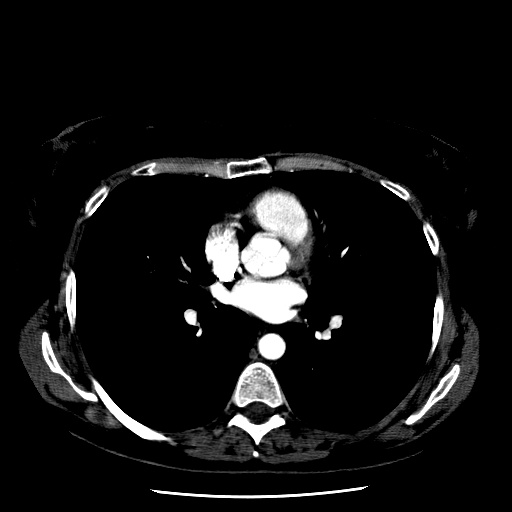
#> input picture 1.jpg, 512 x 512 px
$ python lung_mask_CSDN.py
#> lines starting #> are read from the running program, lines starting #| are printed output that depends on the picture; after the words box and inside, x2 and y2 are one past the last pixel; in counts of white or black regions, pixels touching at a corner belong together
#> in raw2mask, img is the input picture: shape (512, 512, 3); min 0, max 255, mean 19.6

import numpy as np
import os
import matplotlib.pyplot as plt
from glob import glob
from mpl_toolkits.mplot3d.art3d import Poly3DCollection
import scipy.ndimage
from skimage import morphology
from skimage import measure
from skimage.transform import resize
from sklearn.cluster import KMeans

import cv2


# Standardize the pixel values
def make_lungmask(img, display=False):
#> called with display = False
    row_size = img.shape[0]
#> row_size = 512
    col_size = img.shape[1]
#> col_size = 512

    mean = np.mean(img)
#> mean = 19.65
    std = np.std(img)
#> std = 58.14
    img = img - mean
#> img: shape (512, 512) float64
    img = img / std
    # Find the average pixel value near the lungs
    # to renormalize washed out images
    middle = img[int(col_size / 5):int(col_size / 5 * 4), int(row_size / 5):int(row_size / 5 * 4)]
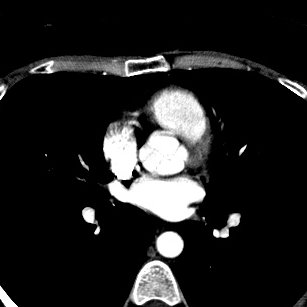
#> middle: shape (307, 307) float64; min -0.338, max 4.05, mean 0.248; drawn with min black and max white
    mean = np.mean(middle)
#> mean = 0.248
    max = np.max(img)
#> max = 4.05
    min = np.min(img)
#> min = -0.338
    # To improve threshold finding, I'm moving the
    # underflow and overflow on the pixel spectrum
    img[img == max] = mean
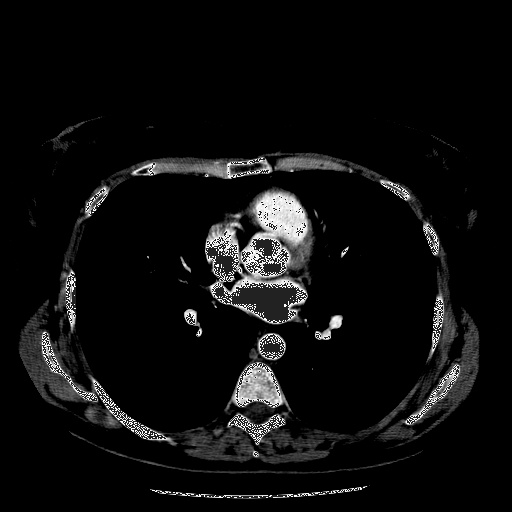
#> img: shape (512, 512) float64; min -0.338, max 4.03, mean -0.0967; drawn with min black and max white
    img[img == min] = mean
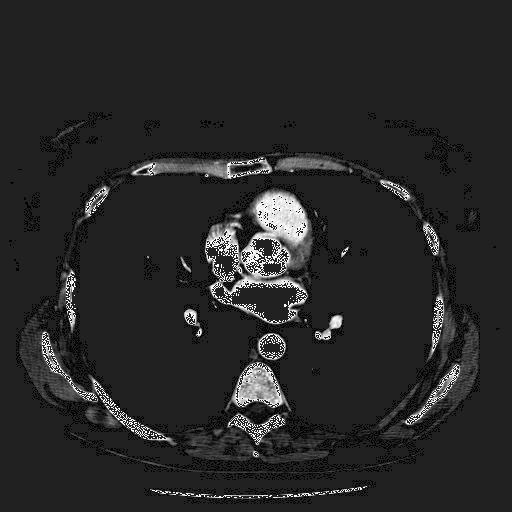
#> img: shape (512, 512) float64; min -0.321, max 4.03, mean 0.37; drawn with min black and max white
    #
    # Using Kmeans to separate foreground (soft tissue / bone) and background (lung/air)
    #
    kmeans = KMeans(n_clusters=2).fit(np.reshape(middle, [np.prod(middle.shape), 1]))
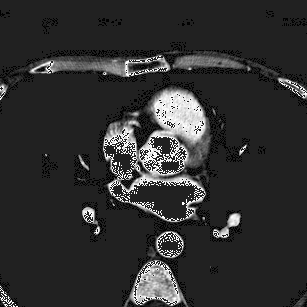
#> middle: shape (307, 307) float64; min -0.321, max 4.03, mean 0.506; drawn with min black and max white
    centers = sorted(kmeans.cluster_centers_.flatten())
#> centers = [0.263, 3.18]
    threshold = np.mean(centers)
#> threshold = 1.72
    thresh_img = np.where(img < threshold, 1.0, 0.0)  # threshold the image
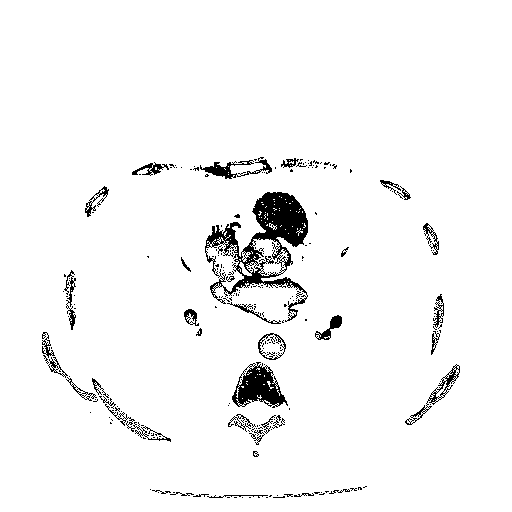
#> thresh_img: shape (512, 512) float64; values 0 (black) and 1 (white), 96% white; 211 black regions (173 under 20 px), largest, box (x1, y1, x2, y2) and area: (205, 192, 308, 322) 4245, (232, 362, 288, 408) 1350, (200, 157, 272, 179) 502

    # First erode away the finer elements, then dilate to include some of the pixels surrounding the lung.
    # We don't want to accidentally clip the lung.

    eroded = morphology.erosion(thresh_img, np.ones([3, 3]))
#> eroded: shape (512, 512) float64; values 0 (black) and 1 (white), 92.3% white; 32 black regions (8 under 20 px), largest, box (x1, y1, x2, y2) and area: (204, 191, 312, 325) 7555, (41, 331, 172, 443) 2029, (231, 361, 291, 411) 1860
    dilation = morphology.dilation(eroded, np.ones([8, 8]))
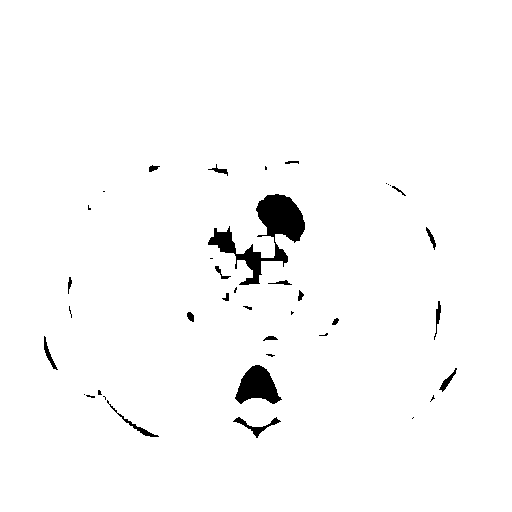
#> dilation: shape (512, 512) float64; values 0 (black) and 1 (white), 97.9% white; 39 black regions (18 under 20 px), largest, box (x1, y1, x2, y2) and area: (208, 194, 305, 285) 2798, (235, 365, 282, 404) 1116, (233, 417, 281, 438) 233

    labels = measure.label(dilation)  # Different labels are displayed in different colors
#> labels: shape (512, 512) int64; values 0 (black) and 1 (white), 97.9% white; 39 black regions (18 under 20 px)
    label_vals = np.unique(labels)
#> label_vals = [0, 1]
    regions = measure.regionprops(labels)
#> regions = 1 regions; box (x1, y1, x2, y2) and area: (0, 0, 512, 512) 256735
    good_labels = []
    for prop in regions:
        B = prop.bbox
        if B[2] - B[0] < row_size / 10 * 9 and B[3] - B[1] < col_size / 10 * 9 and B[0] > row_size / 5 and B[
            2] < col_size / 5 * 4:
            good_labels.append(prop.label)
#> this loop made 1 pass
#> after the loop, good_labels = []
    mask = np.ndarray([row_size, col_size], dtype=np.int8)
    mask[:] = 0

    #
    #  After just the lungs are left, we do another large dilation
    #  in order to fill in and out the lung mask
    #
    for N in good_labels:
        mask = mask + np.where(labels == N, 1, 0)
#> this loop made 0 passes
#> mask: shape (512, 512) int8; every value is 0
    mask = morphology.dilation(mask, np.ones([10, 10]))  # one last dilation

    if (display):
        fig, ax = plt.subplots(3, 2, figsize=[12, 12])
        ax[0, 0].set_title("Original")
        ax[0, 0].imshow(img, cmap='gray')
        ax[0, 0].axis('off')
        ax[0, 1].set_title("Threshold")
        ax[0, 1].imshow(thresh_img, cmap='gray')
        ax[0, 1].axis('off')
        ax[1, 0].set_title("After Erosion and Dilation")
        ax[1, 0].imshow(dilation, cmap='gray')
        ax[1, 0].axis('off')
        ax[1, 1].set_title("Color Labels")
        ax[1, 1].imshow(labels)
        ax[1, 1].axis('off')
        ax[2, 0].set_title("Final Mask")
        ax[2, 0].imshow(mask, cmap='gray')
        ax[2, 0].axis('off')
        ax[2, 1].set_title("Apply Mask on Original")
        ax[2, 1].imshow(mask * img, cmap='gray')
        ax[2, 1].axis('off')

        plt.show()
    return mask


def raw2mask():

    img = cv2.imread("1.jpg")
    gray = cv2.cvtColor(img, cv2.COLOR_BGR2GRAY)
    # cv2.imshow("32",img)
    mask = make_lungmask(gray, display=False)
    cv2.imshow("mask",mask)
    cv2.waitKey()
    Img = np.hstack((gray, mask * gray))
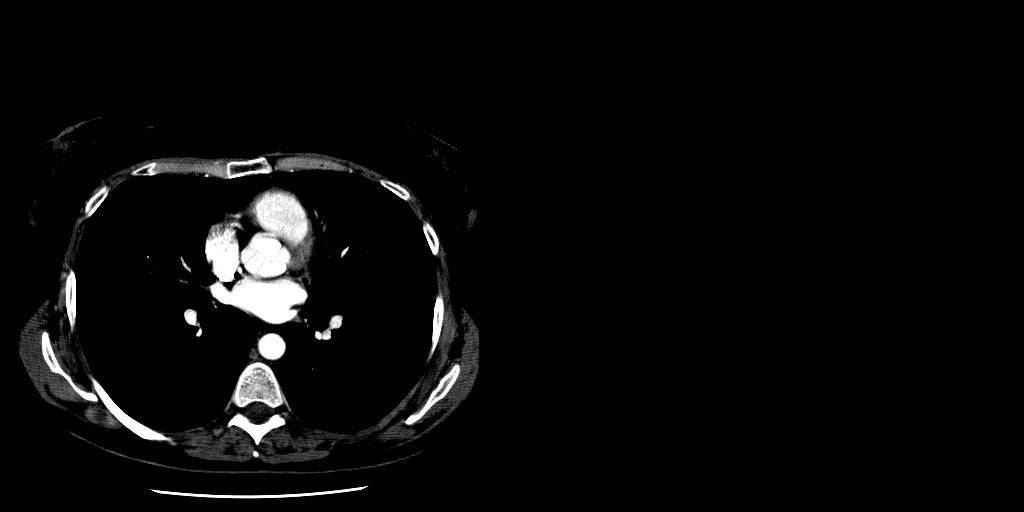
#> Img: shape (512, 1024) int16; min 0, max 255, mean 9.8
    cv2.imwrite(r"./results.jpg", Img)


if __name__ == '__main__':

    raw2mask()
